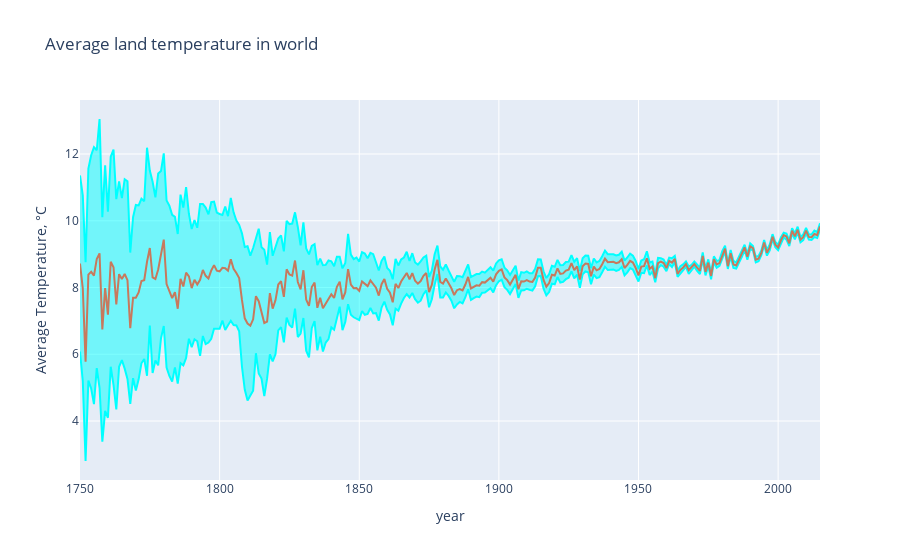

The notebook cell this image was saved under:
### Markdown cell above
Land and Land-ocean temperature does appear to be increasing over the years

### Code cell
query1 = """SELECT strftime('%Y',DATE)Year, AVG(LAND_AVG_TEMP) LandAverageTemperature, AVG(LAND_AVG_TEMP_UNC) LandAverageTemperatureUncertainity
            FROM GLOBAL_TEMP
            WHERE LAND_AVG_TEMP != ''
            GROUP BY Year"""
df = pd.read_sql(query1, con = conn)
df.head(5)
trace0 = go.Scatter(
    x = df['Year'], 
    y = np.array(df['LandAverageTemperature']) + np.array(df['LandAverageTemperatureUncertainity']),
    fill= None,
    mode='lines',
    name='Uncertainty top',
    line=dict(
        color='rgb(0, 255,255 )',
    )
)
trace1 = go.Scatter(
    x = df['Year'], 
    y = np.array(df['LandAverageTemperature']) - np.array(df['LandAverageTemperatureUncertainity']),
    fill='tonexty',
    mode='lines',
    name='Uncertainty bot',
    line=dict(
        color='rgb(0, 255, 255)',
    )
)
trace2 = go.Scatter(
    x = df['Year'], 
    y = df['LandAverageTemperature'],
    name='Average Temperature',
    line=dict(
        color='rgb(199, 121, 093)',
    )
)
data = [trace0, trace1, trace2]

layout = go.Layout(
    xaxis=dict(title='year'),
    yaxis=dict(title='Average Temperature, °C'),
    title='Average land temperature in world',
    showlegend = False)

fig = go.Figure(data=data, layout=layout)
py.iplot(fig)

### Figure 1 — Plotly figure (JSON) as saved in the notebook; plotly's stock layout.template omitted (floating-point values rounded to 4 significant figures; data arrays with more than 128 entries replaced by an {"elided": "..."} marker saying what was removed)
{"data": [{"line": {"color": "rgb(0, 255,255 )"}, "mode": "lines", "name": "Uncertainty top", "type": "scatter", "x": {"elided": "266 str values"}, "y": {"elided": "266 float values"}}, {"fill": "tonexty", "line": {"color": "rgb(0, 255, 255)"}, "mode": "lines", "name": "Uncertainty bot", "type": "scatter", "x": {"elided": "266 str values"}, "y": {"elided": "266 float values"}}, {"line": {"color": "rgb(199, 121, 093)"}, "name": "Average Temperature", "type": "scatter", "x": {"elided": "266 str values"}, "y": {"elided": "266 float values"}}], "layout": {"showlegend": false, "title": {"text": "Average land temperature in world"}, "xaxis": {"title": {"text": "year"}}, "yaxis": {"title": {"text": "Average Temperature, °C"}}}}
